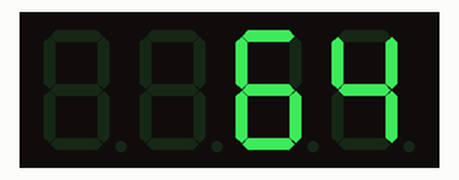
Recording of a sketch running on a simulated Arduino Uno, built with avr-gcc and run on an emulated ATmega328P. Parts: 4-digit seven-segment display. What the sketch prints to the serial monitor is not drawn.

Above: at 1.1 s.
At 6.1 s:
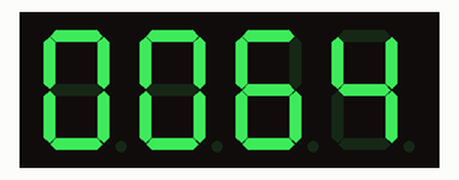
At 11.1 s:
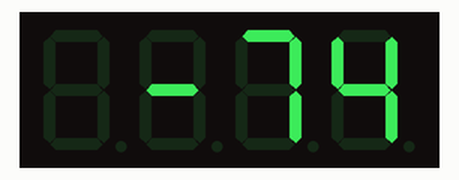
At 16.1 s:
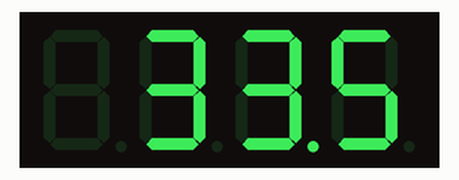
At 22.1 s:
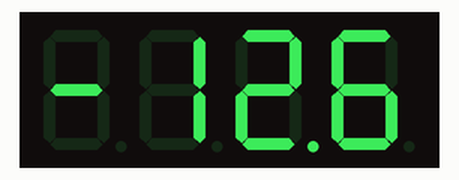
At 29.1 s:
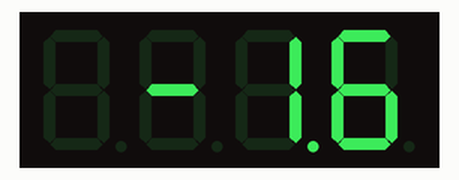

Measured:
- what the display in image 0 shows lasts 5.0 s, from 1.0 s to 6.0 s
- what the display in image 3 shows lasts 3.0 s, from 16.0 s to 19.0 s

The sketch:

easy_sevenseg.ino
```cpp
// (licence header left out)
//  AUTHOR: Rob Tillaart
// VERSION: 0.1.0
// PURPOSE: demo
//     URL: http://www.adafruit.com/products/1002
//     URL: https://github.com/RobTillaart/HT16K33

// connect potentiometer or so to A0 and A1 for the VU tests

#include "HT16K33.h"

HT16K33  seg(0x70);
uint32_t start, stop;
uint8_t  ar[4];

void setup()
{
  Serial.begin(115200);
  Serial.println(__FILE__);

  seg.begin();
  Wire.setClock(100000);

  seg.displayOn();


  seg.setDigits(4);
  Serial.println("displayTest()");
  seg.displayTest(1);
  seg.displayOff();
  delay(1000);
  seg.displayOn();
  seg.displayColon(false);
}

void loop()
{

   seg.setDigits(1);
   seg.displayInt(64);
   delay(5000);

   seg.setDigits(4);
   seg.displayInt(64);
   delay(5000);

   seg.setDigits(1);
   seg.displayInt(-74);
   delay(5000);


  seg.displayFloat(33.5, 1);
  delay(3000);

  seg.displayFloat(3.5, 3);
  delay(3000);

  seg.displayFloat(-12.6, 3);
  delay(3000);

  seg.displayFloat(333.6, 1);
  delay(3000);

   seg.displayOff();
  delay(1000);
  seg.displayOn();
 seg.setDigits(2);
   seg.displayFloat(-1.6, 1);
  delay(3000);

    seg.displayTime(18, 25);
    seg.displayColon(1);
    delay(3000);
     seg.displayColon(0);

  seg.setDigits(1);
  for (int16_t counter = -300; counter < 300; counter += 7)
  {
    seg.displayInt(counter);
    delay(100);
  }

  seg.displayHex(0xABCF);
  delay(3000);

  for (int i = 15; i >= 0; i--)
  {
    seg.displayHex(0xABC0 + i);
    seg.brightness(i);
    delay(500);
  }
      seg.brightness(15);
}
```
